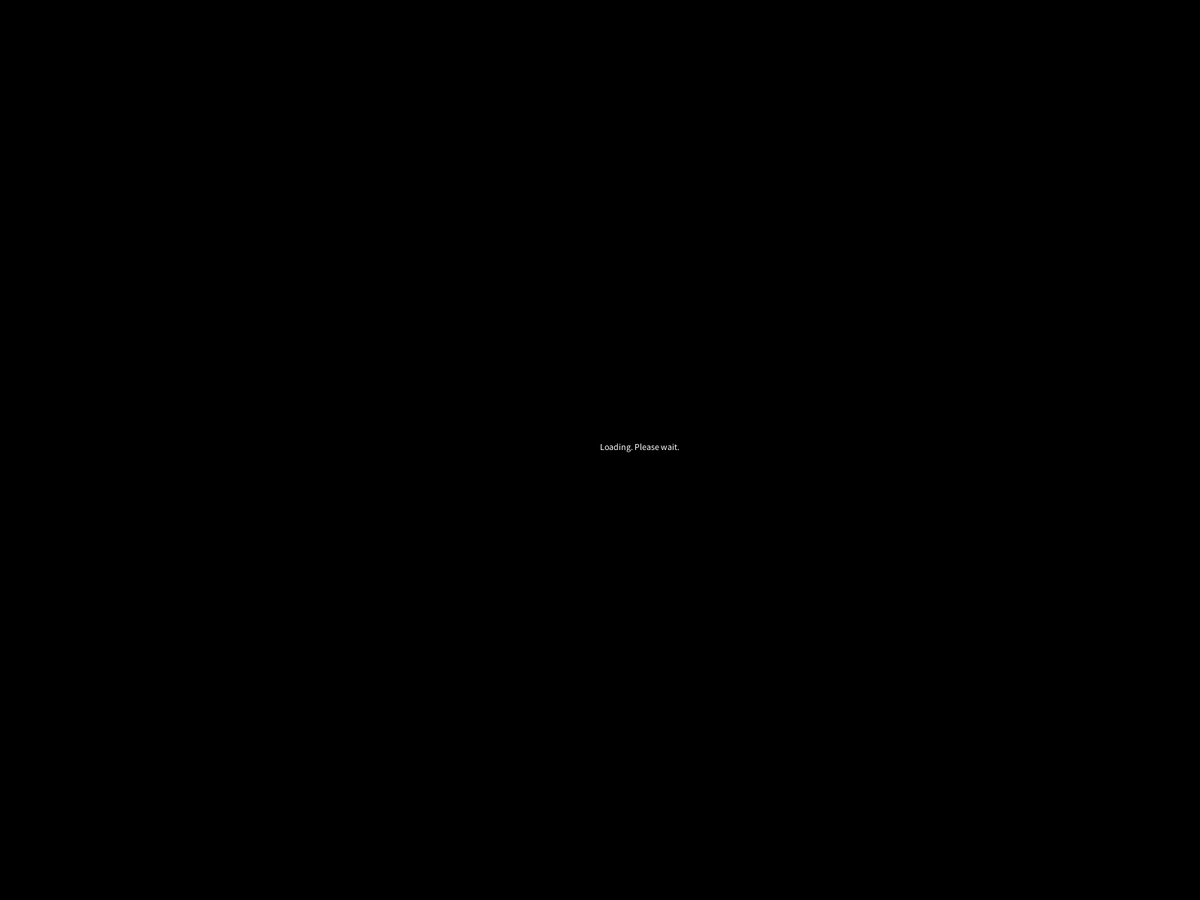
Frame 1 (no input)
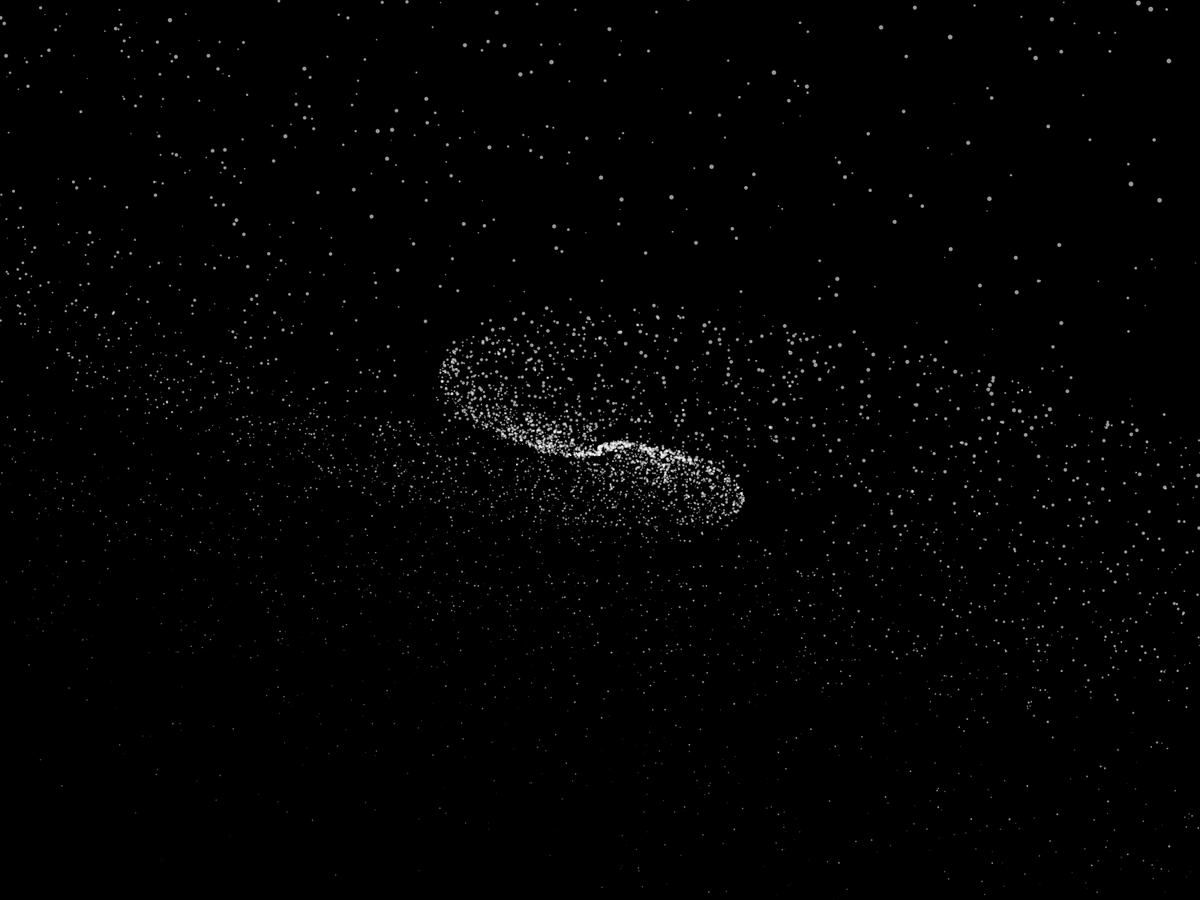
Frame 60 (the mouse pressed at the canvas centre just before this capture)
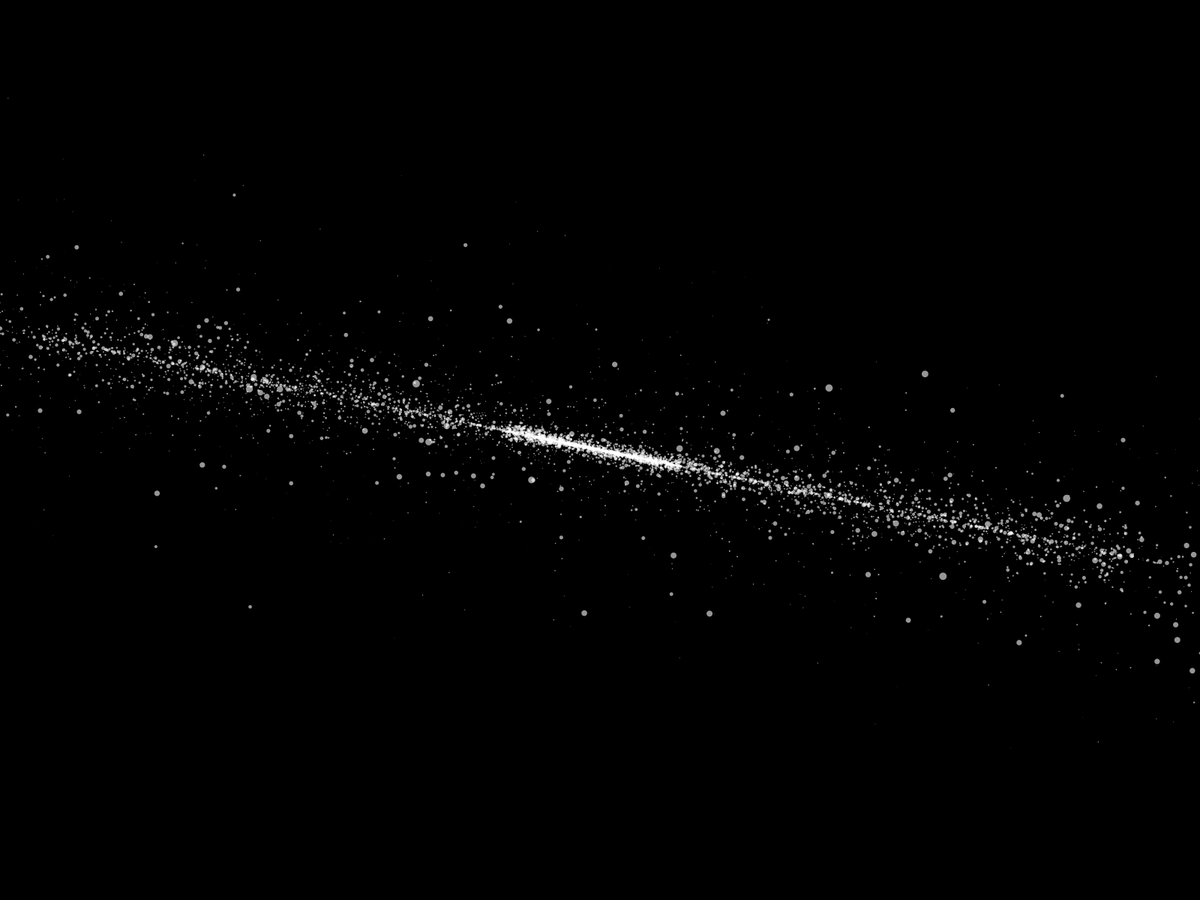
Frame 120 (the mouse held since frame 60 and released just before this capture)

The Processing sketch that drew these frames (run headless with seeded random() and noise(); from frame 60 on, the mouse is pressed at the canvas centre):

// Processing sketch: Galaxy
// ── Galaxy.pde
float[] xs;
float[] rs;
float[] ss;
float[] zs;

int n = 10000;

float speed = 0.001;

void setup() {  
  fullScreen();

  noStroke();
  background(0);
  fill(255);
  text("Loading. Please wait.", width/2, height/2);
}

float tilt = 0.2;
float mx = mouseX;
float my = mouseY;

int first = 0;
void draw() {
  if (first==0) {
    first = 1;
  } else if (first ==1) {
    xs = new float[n];
    rs = new float[n];
    ss = new float[n];
    zs = new float[n];
    int m = 2;
    for (int i = 0; i<n; i++) {
      xs[i] = sq(random(1.4))+random(0.05);
      rs[i] = ((sqrt(sin(random(PI/2))))+(int)random(m)+random(0.01))/m*TWO_PI
        -(9*sqrt(xs[i]));
      ss[i]=  random(1, 4);
      zs[i] = sq((random(0.1)))*(random(1)>.5?-1:1)*xs[i]*10;
    }
    first = 2;
  } else {

    mx+=(mouseX-mx)/4;
    my+=(mouseY-my)/4;
    background(0);

    translate(width/2, height/2);
    fill(255, 150);

    rotate(tilt);

    for (int i = 0; i<n; i++) {
      pushMatrix();

      float r = rs[i]-(float)mx/1000;
      float x = xs[i];

      float close = 1+sin(r-0.5)*sqrt(x);


      translate(0, zs[i]*width);

      scale(1/pow(2, 1-close));

      ellipse(x*width*(cos(r)+sin(r)), 
        x*width*(sin(r)-cos(r))*map(my, 0, height, -0.3, 0.3), ss[i], ss[i]);

      rs[i]+=(x/(x+1)+0*close/4)*speed/xs[i]*(20/frameRate);

      popMatrix();
    }
  }
}
